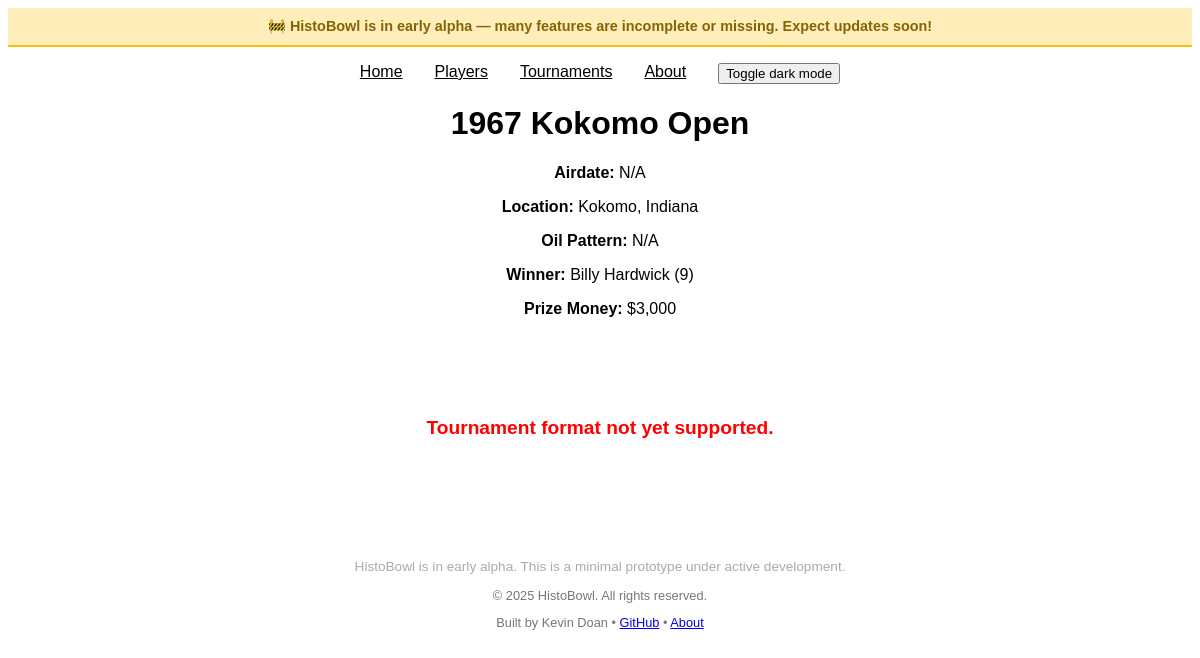
Before: /tournament/253 with the older database file.
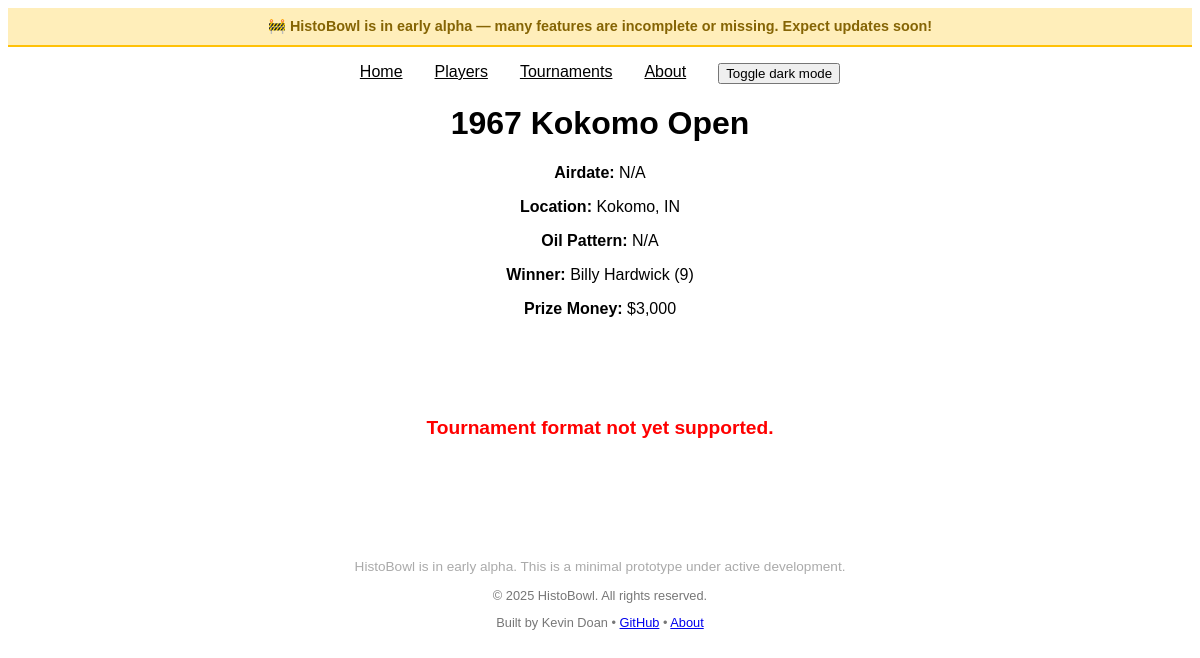
After: the same page with the newer database file.
### tables this page shows
CREATE TABLE "tournaments" (
	"id"	INTEGER,
	"event"	TEXT NOT NULL,
	"airdate"	TEXT,
	"prelim_dates"	TEXT,
	"city"	TEXT,
	"oil"	TEXT,
	"winner"	TEXT,
	"prize_money"	TEXT,
	"season"	TEXT,
	"format"	TEXT,
	PRIMARY KEY("id" AUTOINCREMENT)
);

### app.py (the view)
@app.route("/tournament/<int:tournament_id>")
def tournament_details(tournament_id):
    con = sqlite3.connect("histobowl.db")
    cur = con.cursor()
    cur.execute("SELECT * FROM tournaments WHERE id = ?", (tournament_id,))
    tournament = cur.fetchone()
    cur.execute("""
        SELECT match_number, player1_name, player1_seed, player1_score,
               player2_name, player2_seed, player2_score, is_rolloff, id, parent_match_id, winner_name
        FROM matches
        WHERE tournament_id = ?
        ORDER BY match_number
    """, (tournament_id,))
    matches = cur.fetchall()
    con.close()
    return render_template("tournament_details.html", tournament=tournament, matches=matches)

### templates/tournament_details.html (shortened to what this page needs)
{% extends "base.html" %}
{% block content %}
<h1>{{ tournament[8] }} {{ tournament[1] }}</h1>
<p><strong>Airdate:</strong> {{ tournament[2] }}</p>
<p><strong>Location:</strong> {{ tournament[4] }}</p>
<p><strong>Oil Pattern:</strong> {{ tournament[5] }}</p>
<p><strong>Winner:</strong> {{ tournament[6] }}</p>
<p><strong>Prize Money:</strong> {{ tournament[7] }}</p>
{% if tournament[9] == "stepladder-5" %}
  {% include "stepladder_5.html" %}
{% elif tournament[9] == "stepladder-9" %}
  {% include "stepladder_9.html" %}
{% else %}
  <p class="error">Tournament format not yet supported.</p>
{% endif %}
{% endblock %}

### templates/base.html (shortened to what this page needs)
<!DOCTYPE html>
<html lang="en">
<head>
    <link rel="stylesheet" href="{{ url_for('static', filename='style.css') }}">
</head>
<body>
    <div class="alpha-banner">
        🚧 HistoBowl is in early alpha — many features are incomplete or missing. Expect updates soon!
    </div>
    <div class="page-wrapper">
        <nav>
            <a href="/">Home</a>
            <a href="/players">Players</a>
            <a href="/tournaments">Tournaments</a>
            <a href="/about">About</a>
            <button onclick="darkModeToggle()">Toggle dark mode</button>
        </nav>
        <main>
            {% block content %}{% endblock %}
        </main>
        <footer>
            <p class="footer-note">HistoBowl is in early alpha. This is a minimal prototype under active development.</p>
            <p>&copy; 2025 HistoBowl. All rights reserved.</p>
            <p>
                Built by Kevin Doan •
                <a href="https://github.com/TheDoanator/HistoBowl" target="_blank">GitHub</a> •
                <a href="/about">About</a>
            </p>
        </footer>
    </div>
</body>
</html>

### static/style.css (style rules this page uses)
body { font-family: 'Commissioner', sans-serif; font-weight: 400; text-align: center; }
html, body { transition: background-color 0.4s ease, color 0.4s ease; }
nav a { color: black; }
nav { display: flex; justify-content: center; gap: 2rem; margin-top: 1rem; }
input, button { font-family: inherit; }
footer { text-align: center; font-size: 0.8rem; color: #777; }
h1 { text-align: center; }
.error { font-size: larger; font-weight: 800; color: red; padding: 5rem 0px; animation: fadeIn 1s; }
.alpha-banner { background-color: #ffeeba; color: #856404; padding: 10px; text-align: center; font-weight: bold; font-size: 0.9rem; border-bottom: 2px solid #ffc107; }
.footer-note { color: #aaa; font-size: 0.85rem; text-align: center; margin-top: 40px; }
::placeholder { text-align: center; }

Changed rows visible on the page:
changed tournaments "Kokomo Open": city "Kokomo, Indiana" → "Kokomo, IN"
